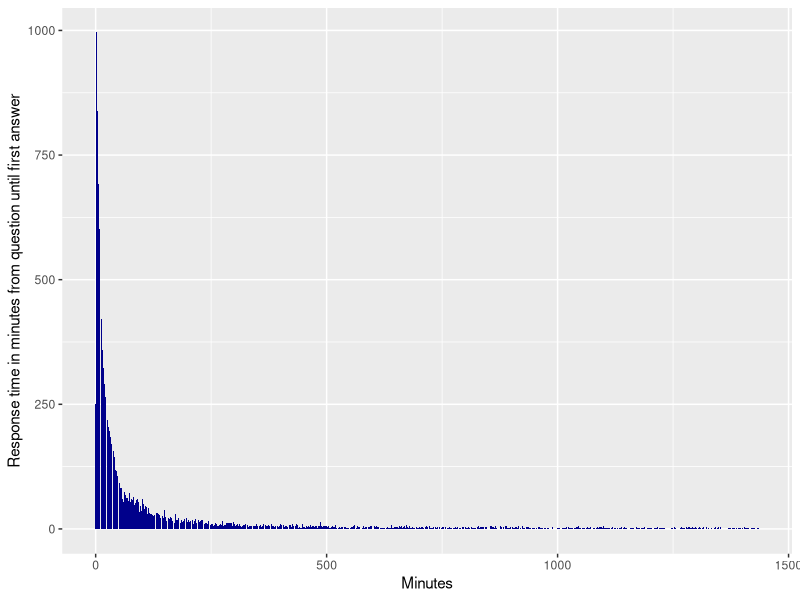

The R source for this figure:
setwd("~/Dropbox/education/Udacity/CS/udacity-intro-hadoop-mapreduce")

response.time <- read.table("results/response_time.tsv", sep="\t")
colnames(response.time) <- c("QuestionID", "ResponseTimeInMinutes")
response.time <- response.time[complete.cases(response.time),]

library(plyr)
frequencies = count(response.time, c("ResponseTimeInMinutes"))

library(ggplot2)
ggplot(frequencies, aes(x=ResponseTimeInMinutes, y=freq)) +
  geom_bar(stat="identity", fill="dark blue") +
  ylab("Response time in minutes from question until first answer") +
  xlab("Minutes")
